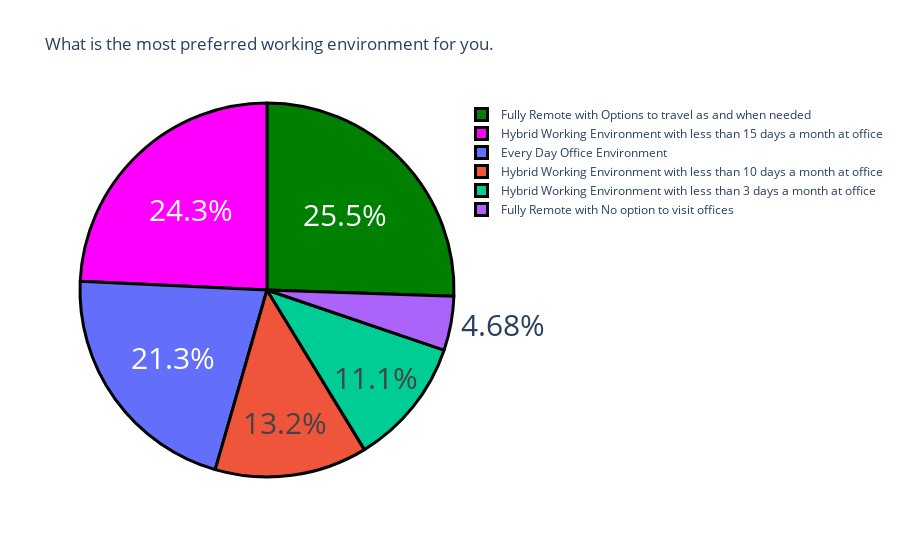

Here is the notebook cell this chart was saved with:
### Code cell
Q5 = 'What is the most preferred working environment for you.'

Q5 = df[Q5].value_counts()

label = Q5.index

counts = Q5.values

colors = ["green", "magenta"]

fig = go.Figure(data = [go.Pie(labels = label, values = counts)])
fig.update_layout(title_text = 'What is the most preferred working environment for you.')
fig.update_traces(hoverinfo = 'label+value', textinfo = 'percent', textfont_size = 30,
                 marker = dict(colors = colors, line = dict(color = 'black', width = 3)))

fig.show()

### Figure 1 — Plotly figure (JSON) as saved in the notebook; plotly's stock layout.template omitted (floating-point values rounded to 4 significant figures)
{"data": [{"hoverinfo": "label+value", "labels": ["Fully Remote with Options to travel as and when needed", "Hybrid Working Environment with less than 15 days a month at office", "Every Day Office Environment", "Hybrid Working Environment with less than 10 days a month at office", "Hybrid Working Environment with less than 3 days a month at office", "Fully Remote with No option to visit offices"], "marker": {"colors": ["green", "magenta"], "line": {"color": "black", "width": 3}}, "textfont": {"size": 30}, "textinfo": "percent", "type": "pie", "values": [60, 57, 50, 31, 26, 11]}], "layout": {"title": {"text": "What is the most preferred working environment for you."}}}
